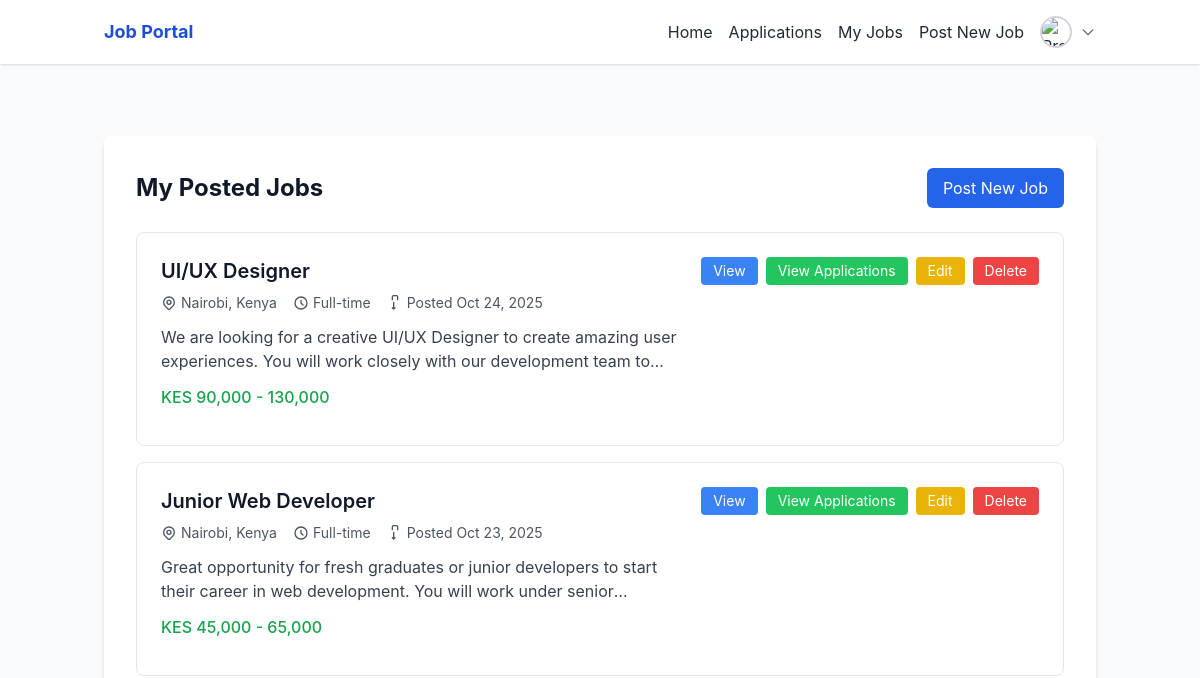
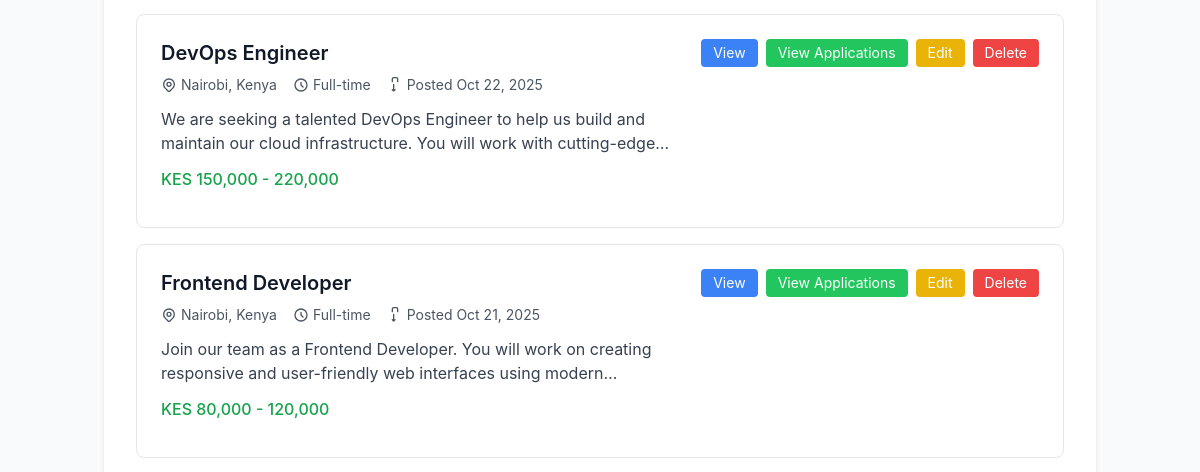
/jobs/my-jobs.php (signed in, upper part), run on an earlier commit of the app's database (2 pictures, top to bottom).
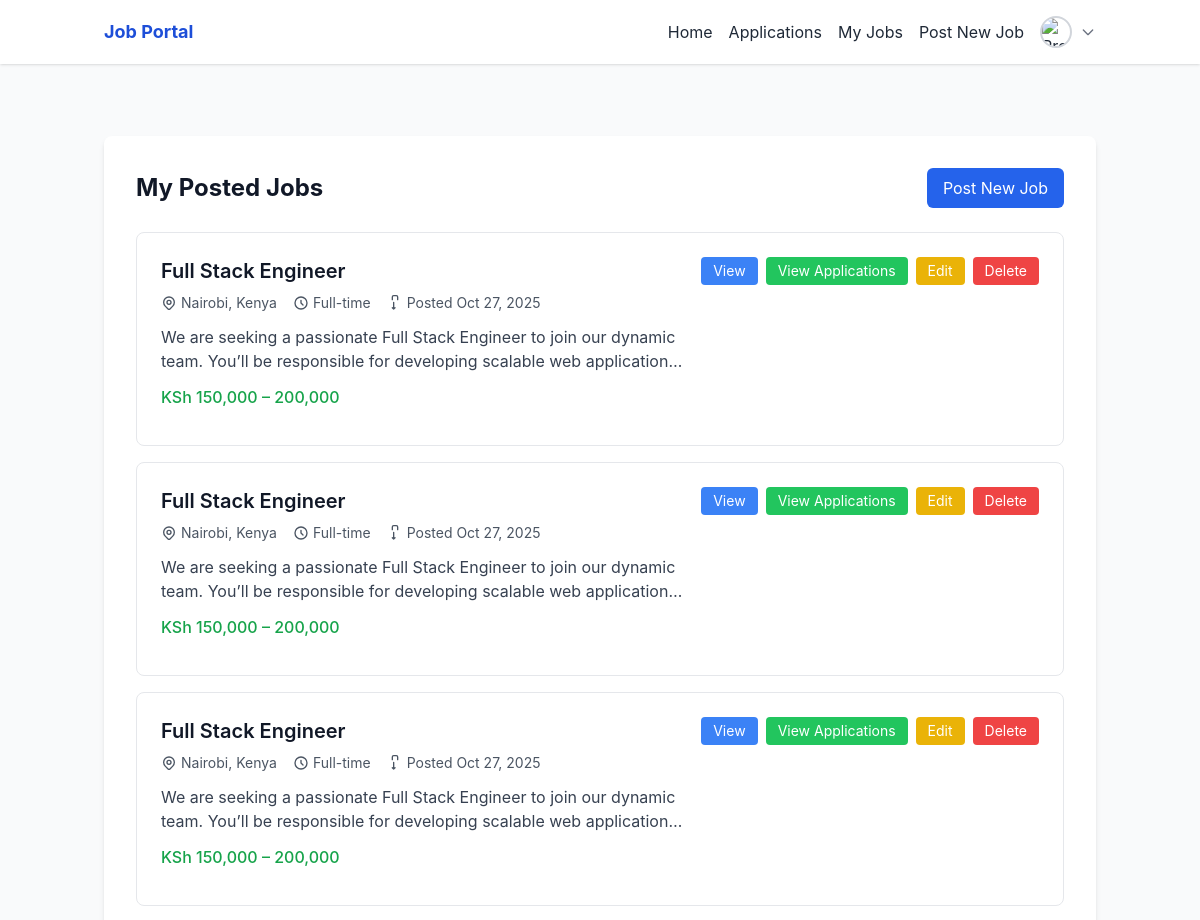
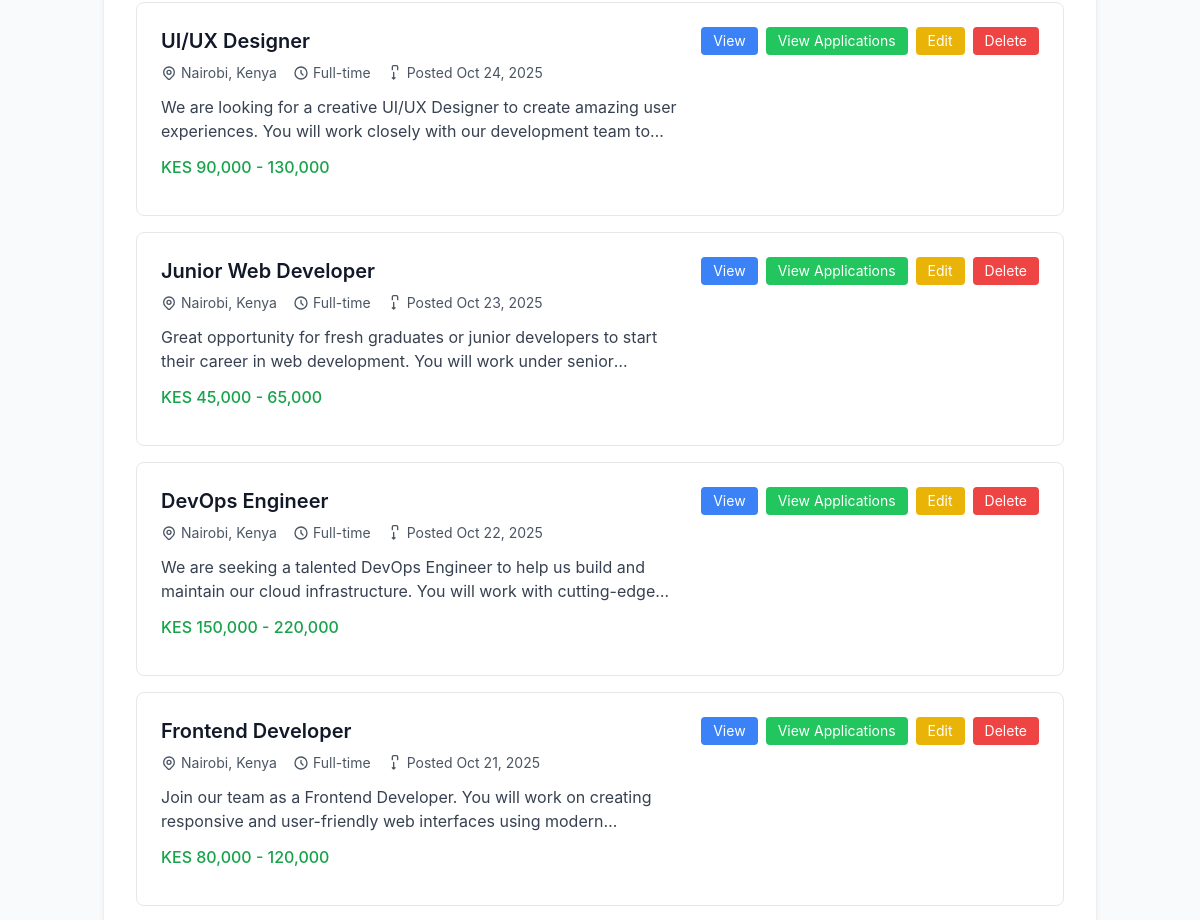
And on a later commit of the database (2 pictures, top to bottom).
### tables this page shows
CREATE TABLE `job_posts` (
  `uuid` char(36) NOT NULL,
  `employer_uuid` char(36) NOT NULL,
  `title` varchar(150) NOT NULL,
  `job_level` varchar(100) DEFAULT NULL,
  `job_description` text NOT NULL,
  `job_type` varchar(100) DEFAULT NULL,
  `industry` varchar(100) DEFAULT NULL,
  `location` varchar(255) DEFAULT NULL,
  `salary_range` varchar(100) DEFAULT NULL,
  `additional_information` text DEFAULT NULL,
  `requirements_qualifications` text DEFAULT NULL,
  `status` enum('open','closed') DEFAULT 'open',
  `application_deadline` date DEFAULT NULL,
  `created_at` timestamp NOT NULL DEFAULT current_timestamp(),
  `updated_at` timestamp NOT NULL DEFAULT current_timestamp() ON UPDATE current_timestamp()
);

### models/User.php (called while the page is built, shortened)
<?php
class User {
    private $conn;
    public function __construct($db) {
        $this->conn = $db;
    }
public function getUserProfile($userId) {
  $roleStmt = $this->conn->prepare("SELECT role FROM users WHERE uuid = ?");
  $roleStmt->bind_param("s", $userId);
  $roleStmt->execute();
  $roleResult = $roleStmt->get_result();
  $roleData = $roleResult->fetch_assoc();
  $role = $roleData['role'];
  if ($role === 'jobseeker') {
    $sql = "
      SELECT
        u.uuid,
        u.email,
        u.profile_picture,
        u.role,
        u.is_verified,
        u.created_at,
        js.uuid as jobseeker_uuid,
        js.fullName,
        js.phone,
        js.gender,
        js.dob,
        js.location,
        js.bio,
        js.professional_title,
        js.skills,
        js.education,
        js.resume_file,
        js.profile_completed
      FROM users u
      LEFT JOIN job_seekers js ON u.uuid = js.user_uuid
      WHERE u.uuid = ?
    ";
  } elseif ($role === 'employer') {
    $sql = "
      SELECT
        u.uuid,
        u.email,
        u.profile_picture,
        u.role,
        u.is_verified,
        u.created_at,
        e.uuid as employer_uuid,
        e.company_name,
        e.contact_number,
        e.location,
        e.industry,
        e.website,
        e.company_logo,
        e.about_company
      FROM users u
      LEFT JOIN employers e ON u.uuid = e.user_uuid
      WHERE u.uuid = ?
    ";
  } else {
    $sql = "SELECT * FROM users WHERE uuid = ?";
  }
  $stmt = $this->conn->prepare($sql);
  $stmt->bind_param("s", $userId);
  $stmt->execute();
  $result = $stmt->get_result();
  $profile = $result->fetch_assoc();
  return $profile;
}
}
?>

### helpers/session.php (called while the page is built, shortened)
<?php
function isAuthenticated() {
  return isset($_SESSION['user_id']);
}
function isEmployer() {
  return isset($_SESSION['role']) && $_SESSION['role'] === 'employer';
}
function getUserId() {
  return $_SESSION['user_id'] ?? null;
}
?>

### controllers/JobController.php (called while the page is built, shortened)
<?php
require_once __DIR__ . '/../models/Job.php';
require_once __DIR__ . '/../models/User.php';
class JobController {
    public $job;
    public $user;
    public function __construct($conn) {
        $this->job = new Job($conn);
        $this->user = new User($conn);
    }
    public function viewJobs() {
        $userId = getUserId();
        $employer = $this->user->getUserProfile($userId);
        if ($employer) {
            $employerUuid = $employer['employer_uuid'] ?? null;
            if ($employerUuid) {
                return $this->job->getJobsByEmployer($employerUuid);
            }
        }
        return [];
    }
}
?>

### models/Job.php (called while the page is built, shortened)
<?php
class Job {
    private $conn;
    public function __construct($db) {
        $this->conn = $db;
    }
    public function getJobsByEmployer($employerUuid) {
        $stmt = $this->conn->prepare("
            SELECT jp.*, e.company_name
            FROM job_posts jp
            LEFT JOIN employers e ON jp.employer_uuid = e.uuid
            WHERE jp.employer_uuid = ?
            ORDER BY jp.created_at DESC
        ");
        $stmt->bind_param("s", $employerUuid);
        $stmt->execute();
        return $stmt->get_result()->fetch_all(MYSQLI_ASSOC);
    }
}
?>

### public/jobs/my-jobs.php (the view, shortened to what this page needs)
<?php
require_once __DIR__ . '/../../config/db.php';
require_once __DIR__ . '/../../controllers/JobController.php';
require_once __DIR__ . '/../../helpers/session.php';
$jobController = new JobController($conn);
$jobs = $jobController->viewJobs();
include __DIR__ . '/../../includes/employer-header.php';
?>
<div class="max-w-6xl mx-auto bg-white p-8 rounded-lg shadow-md mt-8">
    <div class="flex justify-between items-center mb-6">
        <h2 class="text-2xl font-bold">My Posted Jobs</h2>
        <a href="post-job.php"
            class="bg-blue-600 text-white px-4 py-2 rounded-md hover:bg-blue-700 focus:outline-none focus:ring-2 focus:ring-blue-500 focus:ring-offset-2">
            Post New Job
        </a>
    </div>
    <?php if (empty($jobs)): ?>
    <div class="text-center py-12">
        <div class="text-gray-500 mb-4">
            <svg class="mx-auto h-12 w-12 text-gray-400" fill="none" viewBox="0 0 24 24" stroke="currentColor">
                <path stroke-linecap="round" stroke-linejoin="round" stroke-width="2"
                    d="M21 13.255A23.931 23.931 0 0112 15c-3.183 0-6.22-.62-9-1.745M16 6V4a2 2 0 00-2-2h-4a2 2 0 00-2 2v2m8 0V8a2 2 0 01-2 2H8a2 2 0 01-2-2V6m8 0H8m0 0V4" />
            </svg>
        </div>
        <h3 class="text-lg font-medium text-gray-900 mb-2">No jobs posted yet</h3>
        <p class="text-gray-500 mb-4">Get started by posting your first job opening.</p>
        <a href="post-job.php"
            class="bg-blue-600 text-white px-4 py-2 rounded-md hover:bg-blue-700 focus:outline-none focus:ring-2 focus:ring-blue-500 focus:ring-offset-2">
            Post Your First Job
        </a>
    </div>
    <?php else: ?>
    <div class="space-y-4">
        <?php foreach ($jobs as $job): ?>
        <div class="border border-gray-200 rounded-lg p-6 hover:shadow-md transition-shadow">
            <div class="flex justify-between items-start">
                <div class="flex-1 cursor-pointer"
                    onclick="window.location.href='job-details.php?id=<?php echo $job['uuid']; ?>'">
                    <h3 class="text-xl font-semibold text-gray-900 mb-2 hover:text-blue-600">
                        <?php echo htmlspecialchars($job['title']); ?>
                    </h3>
                    <div class="flex items-center space-x-4 text-sm text-gray-600 mb-3">
                        <span class="flex items-center">
                            <?php echo htmlspecialchars($job['location']); ?>
                        </span>
                        <span class="flex items-center">
                            <svg class="w-4 h-4 mr-1" fill="none" stroke="currentColor" viewBox="0 0 24 24">
                                <path stroke-linecap="round" stroke-linejoin="round" stroke-width="2"
                                    d="M12 8v4l3 3m6-3a9 9 0 11-18 0 9 9 0 0118 0z" />
                            </svg>
                            <?php echo htmlspecialchars(ucfirst($job['job_type'])); ?>
                        </span>
                        <span class="flex items-center">
                            <svg class="w-4 h-4 mr-1" fill="none" stroke="currentColor" viewBox="0 0 24 24">
                                <path stroke-linecap="round" stroke-linejoin="round" stroke-width="2"
                                    d="M8 7V3a2 2 0 012-2h4a2 2 0 012 2v4m-6 4v10m0 0l-2-2m2 2l2-2" />
                            </svg>
                            Posted <?php echo date('M j, Y', strtotime($job['created_at'])); ?>
                        </span>
                    </div>
                    <p class="text-gray-700 mb-3 line-clamp-2">
                        <?php echo htmlspecialchars(substr($job['job_description'], 0, 200)) . (strlen($job['job_description']) > 200 ? '...' : ''); ?>
                    </p>
                    <?php if (!empty($job['salary_range'])): ?>
                    <p class="text-green-600 font-medium mb-3">
                        <?php echo htmlspecialchars($job['salary_range']); ?>
                    </p>
                    <?php endif; ?>
                </div>
                <div class="flex space-x-2 ml-4">
                    <a href="job-details.php?id=<?php echo $job['uuid']; ?>"
                        class="bg-blue-500 text-white px-3 py-1 rounded text-sm hover:bg-blue-600 focus:outline-none focus:ring-2 focus:ring-blue-500 focus:ring-offset-2">
                        View
                    </a>
                    <a href="job-applications.php?id=<?php echo $job['uuid']; ?>"
                        class="bg-green-500 text-white px-3 py-1 rounded text-sm hover:bg-green-600 focus:outline-none focus:ring-2 focus:ring-green-500 focus:ring-offset-2">
                        View Applications
                    </a>
                    <a href="edit-job.php?id=<?php echo $job['uuid']; ?>"
                        class="bg-yellow-500 text-white px-3 py-1 rounded text-sm hover:bg-yellow-600 focus:outline-none focus:ring-2 focus:ring-yellow-500 focus:ring-offset-2">
                        Edit
                    </a>
                    <form method="post" action="delete-job.php" class="inline"
                        onsubmit="return confirm('Are you sure you want to delete this job?')">
                        <button type="submit"
                            class="bg-red-500 text-white px-3 py-1 rounded text-sm hover:bg-red-600 focus:outline-none focus:ring-2 focus:ring-red-500 focus:ring-offset-2">
                            Delete
                        </button>
                    </form>
                </div>
            </div>
        </div>
        <?php endforeach; ?>
    </div>
    <?php endif; ?>
</div>
<?php include __DIR__ . '/../../includes/footer.php'; ?>

### includes/employer-header.php (shortened to what this page needs)
<?php
require_once __DIR__ . '/../helpers/session.php';
?>
<!DOCTYPE html>
<html lang="en">
<head>
    <script src="https://cdn.tailwindcss.com"></script>
    <link href="/css/styles.css" rel="stylesheet">
</head>
<body class="bg-gray-50 text-gray-800">
    <?php include __DIR__ . '/employer-navbar.php'; ?>
    <main class="container mx-auto p-4">

### includes/employer-navbar.php (shortened to what this page needs)
<nav class="bg-white shadow mb-6">
    <div class="container mx-auto flex justify-between items-center p-4">
        <a href="/dashboard/employer-dashboard.php" class="font-bold text-lg text-blue-700">Job Portal</a>
        <ul class="flex gap-4 items-center">
            <?php if (isset($_SESSION['user_id']) && $_SESSION['role'] === 'employer'): ?>
            <li><a href="/dashboard/employer-dashboard.php" class="hover:text-blue-600">Home</a></li>
            <li><a href="/applications/applications.php" class="hover:text-blue-600">Applications</a></li>
            <li><a href="/jobs/my-jobs.php" class="hover:text-blue-600">My Jobs</a></li>
            <li><a href="/jobs/post-job.php" class="hover:text-blue-600">Post New Job</a></li>
            <li class="flex items-center space-x-2">
                <div class="relative">
                    <button id="profileDropdownBtn" class="flex items-center space-x-2 focus:outline-none">
                        <img src="<?php
                            $profile_image = '/uploads/company_logos/default-logo.png';
                            if (isset($_SESSION['role']) && isset($_SESSION['user_id'])) {
                                require_once __DIR__ . '/../config/db.php';
                                require_once __DIR__ . '/../models/User.php';
                                $userModel = new User($conn);
                                $profile = $userModel->getUserProfile($_SESSION['user_id']);
                                if ($profile) {
                                    $profile_image = !empty($profile['company_logo']) ? $profile['company_logo'] : '/uploads/company_logos/default-logo.png';
                                }
                            }
                            echo htmlspecialchars($profile_image);
                        ?>" alt="Profile" class="w-8 h-8 rounded-full object-cover border-2 border-gray-300">
                        <svg class="w-4 h-4 text-gray-500" fill="none" stroke="currentColor" viewBox="0 0 24 24">
                            <path stroke-linecap="round" stroke-linejoin="round" stroke-width="2" d="M19 9l-7 7-7-7">
                            </path>
                        </svg>
                    </button>
                </div>
            </li>
            <?php else: ?>
            <li><a href="/auth/login.php" class="hover:text-blue-600">Login</a></li>
            <li><a href="/auth/register.php" class="hover:text-blue-600">Register</a></li>
            <?php endif; ?>
        </ul>
    </div>
</nav>

### includes/footer.php (shortened to what this page needs)
</main>
</body>
</html>

### css/styles.css (style rules this page uses)
:root { --primary: #3b82f6; --primary-hover: #2563eb; --primary-light: #dbeafe; --gray-50: #f9fafb; --gray-100: #f3f4f6; --gray-200: #e5e7eb; --gray-300: #d1d5db; --gray-400: #9ca3af; --gray-500: #6b7280; --gray-600: #4b5563; --gray-700: #374151; --gray-800: #1f2937; --gray-900: #111827; --success: #22c55e; --error: #ef4444; --error-light: #fee2e2; --font-family: "Inter", -apple-system, BlinkMacSystemFont, "Segoe UI", Roboto, sans-serif; --font-size-sm: 0.875rem; --font-size-base: 1rem; --font-size-lg: 1.125rem; --font-size-xl: 1.25rem; --font-size-2xl: 1.5rem; --font-size-3xl: 1.875rem; --font-size-4xl: 2.25rem; --font-size-5xl: 3rem; --spacing-2: 0.5rem; --spacing-3: 0.75rem; --spacing-4: 1rem; --spacing-5: 1.25rem; --spacing-6: 1.5rem; --spacing-8: 2rem; --spacing-10: 2.5rem; --spacing-12: 3rem; --radius: 0.25rem; --radius-lg: 0.5rem; --radius-xl: 0.75rem; --shadow: 0 1px 3px 0 rgb(0 0 0 / 0.1), 0 1px 2px -1px rgb(0 0 0 / 0.1); --shadow-md: 0 4px 6px -1px rgb(0 0 0 / 0.1), 0 2px 4px -2px rgb(0 0 0 / 0.1); }
* { box-sizing: border-box; }
body { font-family: var(--font-family); font-size: var(--font-size-base); line-height: 1.5; color: var(--gray-900); background-color: var(--gray-50); margin: 0; padding: 0; }
h1, h2, h3, h4, h5, h6 { color: var(--gray-900); font-weight: 600; line-height: 1.25; margin: 0 0 var(--spacing-4) 0; }
h2 { font-size: var(--font-size-3xl); }
h3 { font-size: var(--font-size-2xl); }
a { color: var(--primary-600); text-decoration: none; transition: color 0.2s ease; }
.container { width: 100%; max-width: 1200px; margin: 0 auto; padding: 0 var(--spacing-4); }
.flex { display: flex; }
.items-center { align-items: center; }
.justify-between { justify-content: space-between; }
.gap-4 { gap: var(--spacing-4); }
.max-w-6xl { max-width: 72rem; }
.px-4 { padding-left: var(--spacing-4); padding-right: var(--spacing-4); }
.mb-6 { margin-bottom: var(--spacing-6); }
.mt-8 { margin-top: var(--spacing-8); }
.p-4 { padding: var(--spacing-4); }
.p-6 { padding: var(--spacing-6); }
.p-8 { padding: var(--spacing-8); }
.rounded { border-radius: var(--radius); }
.rounded-lg { border-radius: var(--radius-lg); }
.bg-white { background-color: white; }
.bg-gray-50 { background-color: var(--gray-50); }
.text-white { color: white; }
.text-gray-600 { color: var(--gray-600); }
.text-gray-700 { color: var(--gray-700); }
.text-gray-800 { color: var(--gray-800); }
.text-green-600 { color: #16a34a; }
.font-bold { font-weight: 700; }
.font-semibold { font-weight: 600; }
.shadow { box-shadow: var(--shadow); }
.shadow-md { box-shadow: var(--shadow-md); }
.mx-auto { margin-left: auto; margin-right: auto; }
.text-2xl { font-size: var(--font-size-2xl); }
.border { border-width: 1px; border-style: solid; }
.border-gray-200 { border-color: var(--gray-200); }
.relative { position: relative; }
.cursor-pointer { cursor: pointer; }

### public/jobs/my-jobs.php (style rules this page uses)
.line-clamp-2 { display: -webkit-box; -webkit-line-clamp: 2; -webkit-box-orient: vertical; overflow: hidden; }

What changed in the data, as far as the page shows it:
added job_posts: title "Full Stack Engineer", location "Nairobi, Kenya", job_type "Full-time", created_at "Oct 27, 2025", job_description "We are seeking a passionate Full Stack Engineer to join our dynamic team. You’ll be responsible for developing scalable web…", salary_range "KSh 150,000 – 200,000"
added job_posts: title "Full Stack Engineer", location "Nairobi, Kenya", job_type "Full-time", created_at "Oct 27, 2025", job_description "We are seeking a passionate Full Stack Engineer to join our dynamic team. You’ll be responsible for developing scalable web…", salary_range "KSh 150,000 – 200,000"
added job_posts: title "Full Stack Engineer", location "Nairobi, Kenya", job_type "Full-time", created_at "Oct 27, 2025", job_description "We are seeking a passionate Full Stack Engineer to join our dynamic team. You’ll be responsible for developing scalable web…", salary_range "KSh 150,000 – 200,000"
